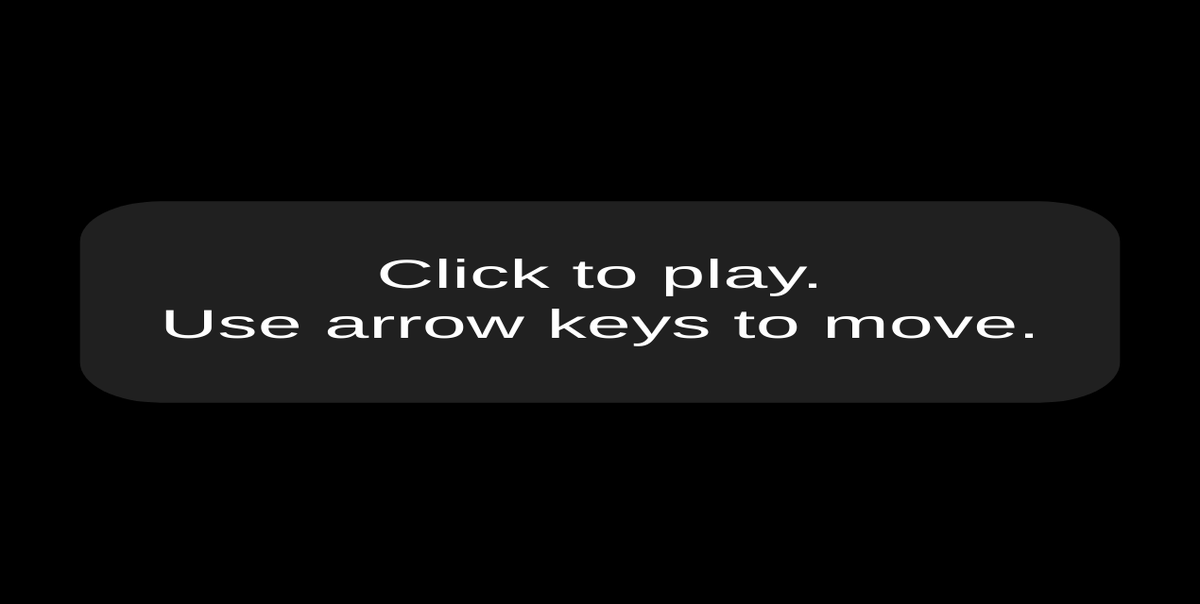
Frame 1 (no input)
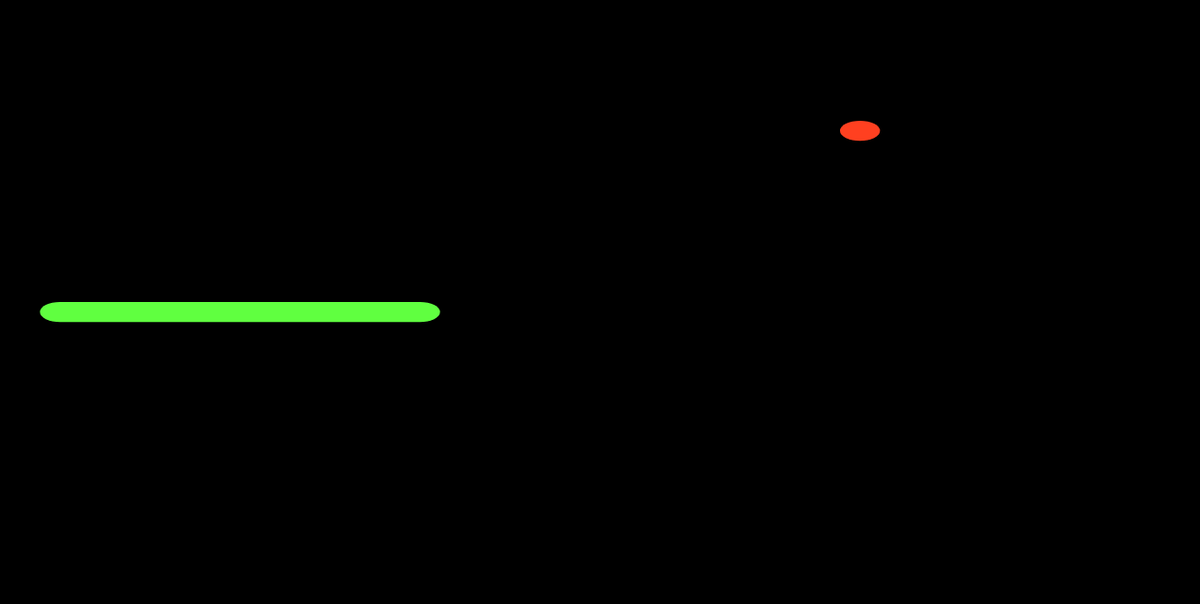
Frame 2 (the mouse pressed at the canvas centre, redrawn once)

The p5.js sketch that drew these frames (run headless with seeded random() and noise() and a simulated clock; the mouse was pressed at the canvas centre and the sketch redrawn once):

// p5.js sketch
// ── sketch.js
// The snake moves along a grid, one space at a time
// The grid is smaller than the canvas, and its dimensions
//  are stored in these variables
let gridWidth = 30;
let gridHeight = 30;

let gameStarted = false;

// How many segments snake starts with
let startingSegments = 10;

// Starting coordinates for first segment
let xStart = 0;
let yStart = 15;

// Starting direction of motion
let startDirection = 'right';

// Current direction of motion
let direction = startDirection;

// The snake is divided into small segments,
// stored as vectors in this array
let segments = [];

let score = 0;
let highScore;

// The fruit's position is stored as a vector
// in this variable
let fruit;

function setup() {
  createCanvas(1270, 640);

  // Adjust frame rate to set movement speed
  frameRate(10);

  textAlign(CENTER, CENTER);
  textSize(2);

  // Check for saved high score in local browser storage
  // If no score has been stored, this will be undefined
  highScore = getItem('high score');

  describe(
    'A reproduction of the arcade game Snake, in which a snake, represented by a green line on a black background, is controlled by the arrow keys. Users move the snake toward a fruit, represented by a red dot, but the snake must not hit the sides of the window or itself.'
  );
}

function draw() {
  background(0);

  // Set scale so that the game grid fills canvas
  scale(width / gridWidth, height / gridHeight);
  if (gameStarted === false) {
    showStartScreen();
  } else {
    // Shift over so that snake and fruit are still on screen
    // when their coordinates are 0
    translate(0.5, 0.5);
    showFruit();
    showSegments();
    updateSegments();
    checkForCollision();
    checkForFruit();
  }
}

function showStartScreen() {
  noStroke();
  fill(32);
  rect(2, gridHeight / 2 - 5, gridWidth - 4, 10, 2);
  fill(255);
  text(
    'Click to play.\nUse arrow keys to move.',
    gridWidth / 2,
    gridHeight / 2
  );
  noLoop();
}

function mousePressed() {
  if (gameStarted === false) {
    startGame();
  }
}

function startGame() {
  // Put the fruit in a random place
  updateFruitCoordinates();

  // Start with an empty array for segments
  segments = [];

  // Start with x at the starting position and repeat until specified
  // number of segments have been created, increasing x by 1 each time
  for (let x = xStart; x < xStart + startingSegments; x += 1) {
    // Create a new vector at the current position
    let segmentPosition = createVector(x, yStart);

    // Add it to the beginning of the array
    segments.unshift(segmentPosition);
  }

  direction = startDirection;
  score = 0;
  gameStarted = true;
  loop();
}

function showFruit() {
  stroke(255, 64, 32);
  point(fruit.x, fruit.y);
}

function showSegments() {
  noFill();
  stroke(96, 255, 64);
  beginShape();
  for (let segment of segments) {
    vertex(segment.x, segment.y);
  }
  endShape();
}

function updateSegments() {
  // Remove last segment
  segments.pop();

  // Copy current head of snake
  let head = segments[0].copy();

  // Insert the new snake head at the beginning of the array
  segments.unshift(head);

  // Adjust the head's position based on the current direction
  switch (direction) {
    case 'right':
      head.x = head.x + 1;
      break;
    case 'up':
      head.y = head.y - 1;
      break;
    case 'left':
      head.x = head.x - 1;
      break;
    case 'down':
      head.y = head.y + 1;
      break;
  }
}

function checkForCollision() {
  // Store first segment in array as head
  let head = segments[0];

  // If snake's head...
  if (
    // hit right edge or
    head.x >= gridWidth ||
    // hit left edge or
    head.x < 0 ||
    // hit bottom edge or
    head.y >= gridHeight ||
    // hit top edge or
    head.y < 0 ||
    // collided with itself
    selfColliding() === true
  ) {
    // show game over screen
    gameOver();
  }
}

function gameOver() {
  noStroke();
  fill(32);
  rect(2, gridHeight / 2 - 5, gridWidth - 4, 12, 2);
  fill(255);

  // Set high score to whichever is larger: current score or previous
  // high score
  highScore = max(score, highScore);

  // Put high score in local storage. This will be be stored in browser
  // data, even after the user reloads the page.
  storeItem('high score', highScore);
  text(
    `Game over!
Your score: ${score}
High score: ${highScore}
Click to play again.`,
    gridWidth / 2,
    gridHeight / 2
  );
  gameStarted = false;
  noLoop();
}

function selfColliding() {
  // Store the last segment as head
  let head = segments[0];

  // Store every segment except the first
  let segmentsAfterHead = segments.slice(1);

  // Check each of the other segments
  for (let segment of segmentsAfterHead) {
    // If segment is in the same place as head
    if (segment.equals(head) === true) {
      return true;
    }
  }
  return false;
}

function checkForFruit() {
  // Store first segment as head
  let head = segments[0];

  // If the head segment is in the same place as the fruit
  if (head.equals(fruit) === true) {
    // Give player a point
    score = score + 1;

    // Duplicate the tail segment
    let tail = segments[segments.length - 1];
    let newSegment = tail.copy();

    // Put the duplicate in the beginning of the array
    segments.push(newSegment);

    // Reset fruit to a new location
    updateFruitCoordinates();
  }
}

function updateFruitCoordinates() {
  // Pick a random new coordinate for the fruit
  // and round it down using floor().
  // Because the segments move in increments of 1,
  // in order for the snake to hit the same position
  // as the fruit, the fruit's coordinates must be
  // integers, but random() returns a float
  let x = floor(random(gridWidth));
  let y = floor(random(gridHeight));
  fruit = createVector(x, y);
}

// When an arrow key is pressed, switch the snake's direction of movement,
// but if the snake is already moving in the opposite direction,
// do nothing.
function keyPressed() {
  switch (keyCode) {
    case LEFT_ARROW:
      if (direction !== 'right') {
        direction = 'left';
      }
      break;
    case RIGHT_ARROW:
      if (direction !== 'left') {
        direction = 'right';
      }
      break;
    case UP_ARROW:
      if (direction !== 'down') {
        direction = 'up';
      }
      break;
    case DOWN_ARROW:
      if (direction !== 'up') {
        direction = 'down';
      }
      break;
  }
}
